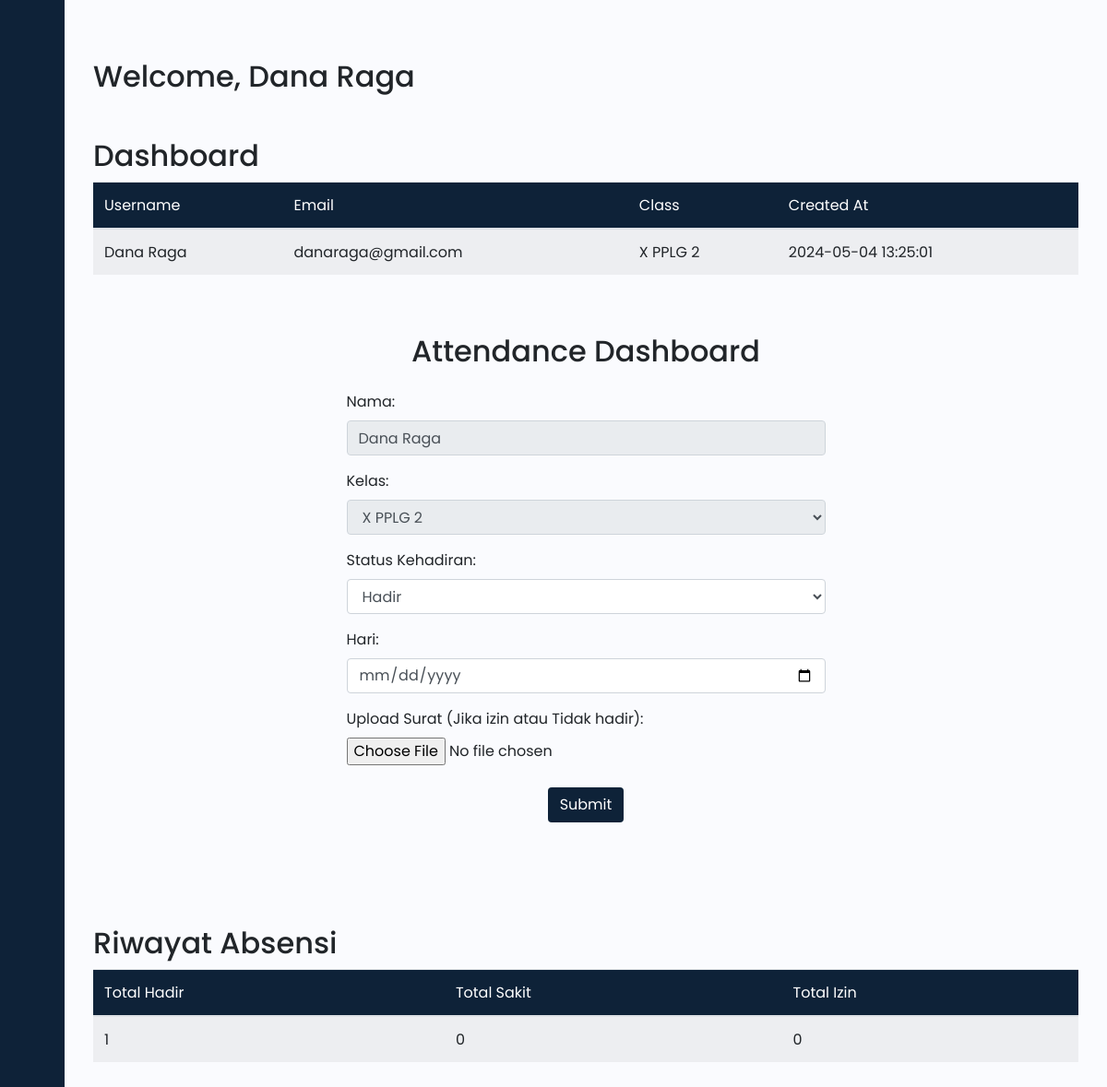
The app's page /public/absensi.php (signed in) with its own data.
### tables this page shows
CREATE TABLE `users` (
  `id` int(11) NOT NULL,
  `username` varchar(255) NOT NULL,
  `email` varchar(255) NOT NULL,
  `class` varchar(255) NOT NULL,
  `password` varchar(255) NOT NULL,
  `created_at` timestamp NOT NULL DEFAULT current_timestamp()
);

### public/absensi.php (the view, shortened to what this page needs)
<?php
include "../admin/koneksi.php";
$email = $_SESSION['email'];
$query = "SELECT username, class, created_at FROM users WHERE email = ?";
$stmt = $conn->prepare($query);
$stmt->bind_param('s', $email);
$stmt->execute();
$result = $stmt->get_result();
$user = $result->fetch_assoc();
$nama = $user['username'];
$class = $user['class'];
$query = "SELECT COUNT(*) AS total_hadir FROM absensi WHERE username = ? AND status_kehadiran = 'Hadir'";
$stmt = $conn->prepare($query);
$stmt->bind_param('s', $nama);
$stmt->execute();
$result = $stmt->get_result();
$total_hadir = $result->fetch_assoc()['total_hadir'];
$query = "SELECT COUNT(*) AS total_sakit FROM absensi WHERE username = ? AND status_kehadiran = 'Sakit'";
$stmt = $conn->prepare($query);
$stmt->bind_param('s', $nama);
$stmt->execute();
$result = $stmt->get_result();
$total_sakit = $result->fetch_assoc()['total_sakit'];
$query = "SELECT COUNT(*) AS total_izin FROM absensi WHERE username = ? AND status_kehadiran = 'Izin'";
$stmt = $conn->prepare($query);
$stmt->bind_param('s', $nama);
$stmt->execute();
$result = $stmt->get_result();
$total_izin = $result->fetch_assoc()['total_izin'];
?>
<!DOCTYPE html>
<html lang="en">
<head>
    <link rel="stylesheet" href="https://maxcdn.bootstrapcdn.com/bootstrap/4.5.2/css/bootstrap.min.css">
    <link rel="stylesheet" href="https://cdnjs.cloudflare.com/ajax/libs/font-awesome/6.5.2/css/all.min.css" />
    <link href="https://cdn.lineicons.com/4.0/lineicons.css" rel="stylesheet" />
    <link rel="stylesheet" href="css/style.css">
</head>
<body>
    <div class="wrapper">
        <aside id="sidebar">
            <div class="d-flex">
                <button class="toggle-btn" type="button">
                </button>
            </div>
            <ul class="sidebar-nav">
                <li class="sidebar-item">
                    <a href="#history" class="sidebar-link">
                    </a>
                </li>
                <li class="sidebar-item">
                    <a href="controller/logout.php" class="sidebar-link">
                    </a>
                </li>
            </ul>
        </aside>
        <div class="main p-3">
            <div class="absen">
            <div class="container mt-5">
                <h2 class="mb-5">Welcome, <?php echo $user['username']; ?></h2>
                <h2>Dashboard</h2>
                <div class="table-responsive">
                    <table class="table table-striped">
                        <thead style="background-color: #0e2238;">
                            <tr>
                                <th class="text-white" style="font-weight: normal;">Username</th>
                                <th class="text-white" style="font-weight: normal;">Email</th>
                                <th class="text-white" style="font-weight: normal;">Class</th>
                                <th class="text-white" style="font-weight: normal;">Created At</th>
                            </tr>
                        </thead>
                        <tbody>
                            <tr>
                                <td><?php echo $user['username']; ?></td>
                                <td><?php echo $email; ?></td>
                                <td><?php echo $user['class']; ?></td>
                                <td><?php echo $user['created_at']; ?></td>
                            </tr>
                        </tbody>
                    </table>
                </div>
            </div>
            <div class="container mt-5 pb-5">
                <h2 class="text-center mb-4">Attendance Dashboard</h2>
                <form action="controller/absen.php" method="post" enctype="multipart/form-data" class="row justify-content-center">
                    <div class="col-md-6">
                        <div class="form-group">
                            <label for="username" class="form-label">Nama:</label>
                            <input type="text" class="form-control" id="username" name="username" value="<?php echo $nama; ?>" required readonly>
                        </div>
                        <div class="form-group">
                            <label for="class" class="form-label">Kelas:</label>
                            <select class="form-control" id="class" name="class" readonly>
                                <option selected><?php echo $class; ?></option>
                            </select>
                        </div>
                        <div class="form-group">
                            <label for="status" class="form-label">Status Kehadiran:</label>
                            <select class="form-control" id="status" name="status" required>
                                <option value="Hadir">Hadir</option>
                            </select>
                        </div>
                        <div class="form-group">
                            <label for="status" class="form-label">Hari:</label>
                            <input class="form-control "type="date" name="hari" id="hari" required>
                        </div>
                        <div class="form-group">
                            <label for="foto" class="form-label">Upload Surat (Jika izin atau Tidak hadir):</label>
                            <input type="file" class="form-control-file" id="foto" name="foto">
                        </div>
                        <div class="text-center mt-4">
                            <button type="submit" class="btn text-white" style="background-color: #0e2238;">Submit</button>
                        </div>
                    </div>
                </form>
            </div>
            <div class="container my-5" id="history">
                <h2>Riwayat Absensi</h2>
                <div class="table-responsive">
                    <table class="table table-striped">
                        <thead style="background-color: #0e2238;">
                            <tr>
                                <th class="text-white" style="font-weight: normal;">Total Hadir</th>
                                <th class="text-white" style="font-weight: normal;">Total Sakit</th>
                                <th class="text-white" style="font-weight: normal;">Total Izin</th>
                            </tr>
                        </thead>
                        <tbody>
                            <tr>
                                <td><?php echo $total_hadir; ?></td>
                                <td><?php echo $total_sakit; ?></td>
                                <td><?php echo $total_izin; ?></td>
                            </tr>
                        </tbody>
                    </table>
                </div>
            </div>
            </div>
        </div>
    </div>
</body>
</html>

### public/css/style.css (style rules this page uses)
a { text-decoration: none; }
li { list-style: none; }
body { font-family: 'Poppins', sans-serif; scroll-behavior: smooth; }
.wrapper { display: flex; }
.main { min-height: 100vh; width: 100%; overflow: hidden; transition: all 0.35s ease-in-out; background-color: #fafbfe; }
#sidebar { width: 70px; min-width: 70px; z-index: 1000; transition: all .25s ease-in-out; background-color: #0e2238; display: flex; flex-direction: column; }
.toggle-btn { background-color: transparent; cursor: pointer; border: 0; padding: 1rem 1.5rem; }
.sidebar-nav { padding: 2rem 0; flex: 1 1 auto; }
a.sidebar-link { padding: .625rem 1.625rem; color: #FFF; display: block; font-size: 0.9rem; white-space: nowrap; border-left: 3px solid transparent; }
.sidebar-item { position: relative; }

### records on screen
users: username "Dana Raga", class "X PPLG 2", created_at "2024-05-04 13:25:01"

### other values on screen
$email "danaraga@gmail.com"
$total_hadir "1"
$total_sakit "0"
$total_izin "0"
